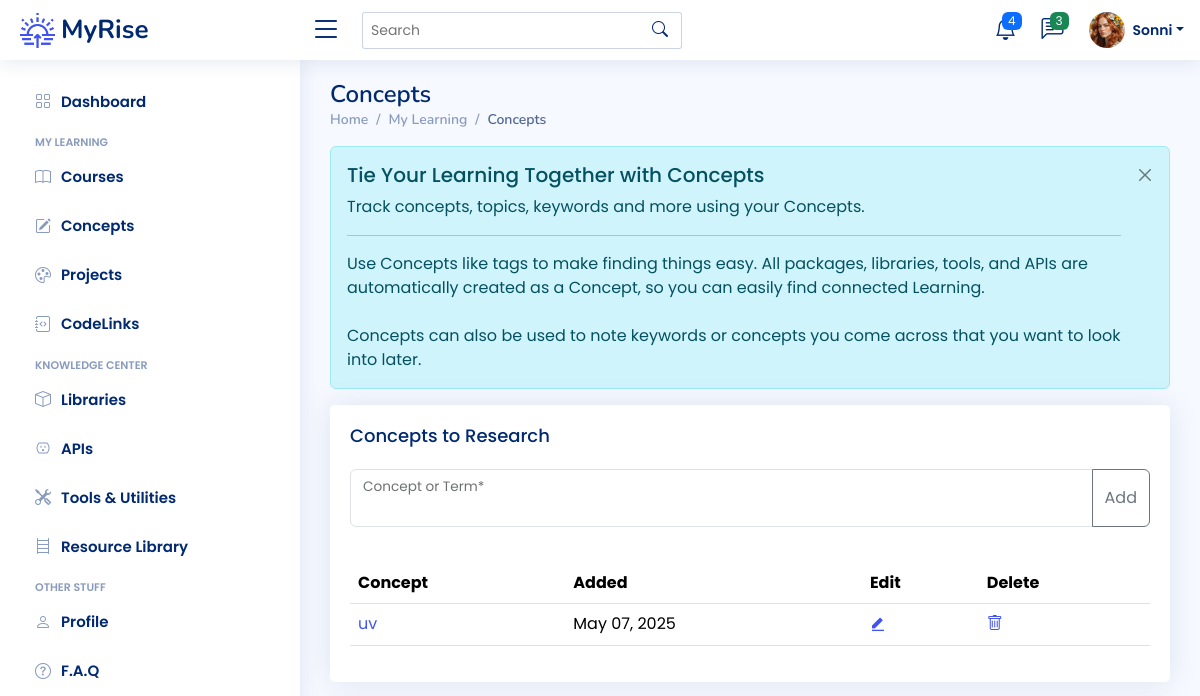
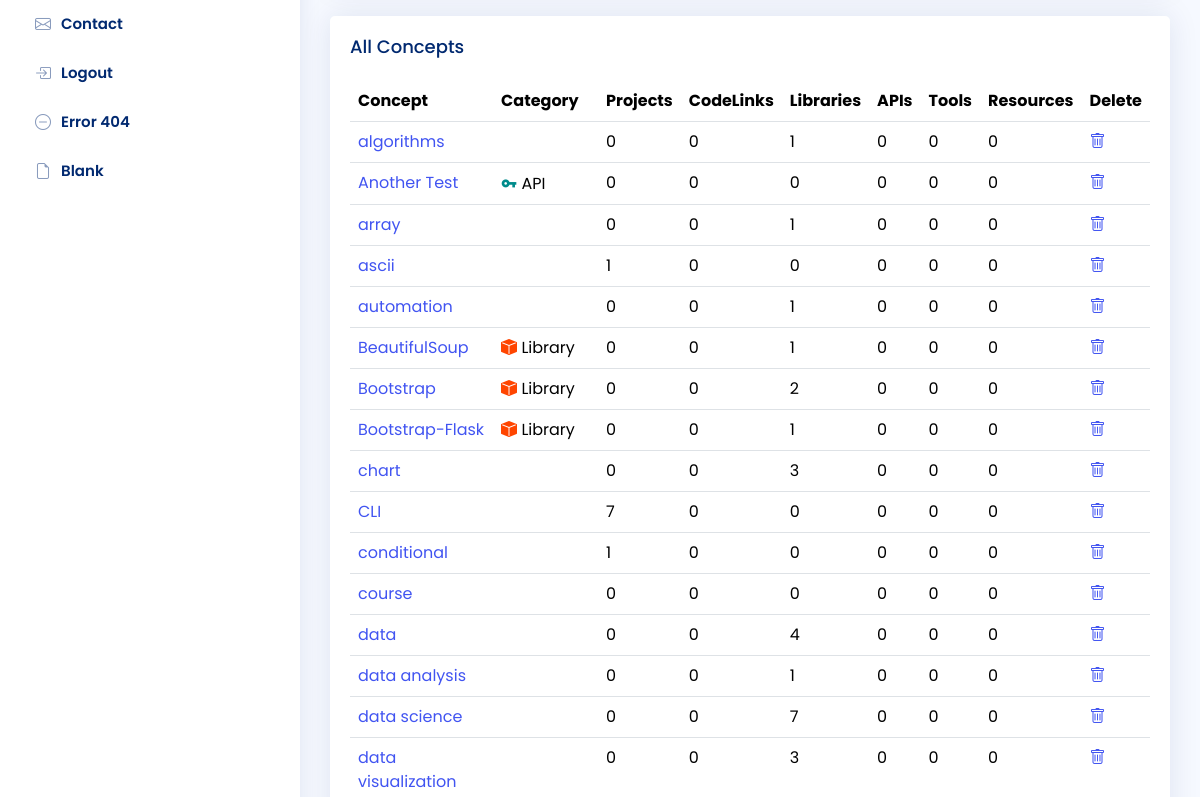
The page /concepts (signed in, upper part) on the database as committed earlier (2 pictures, top to bottom).
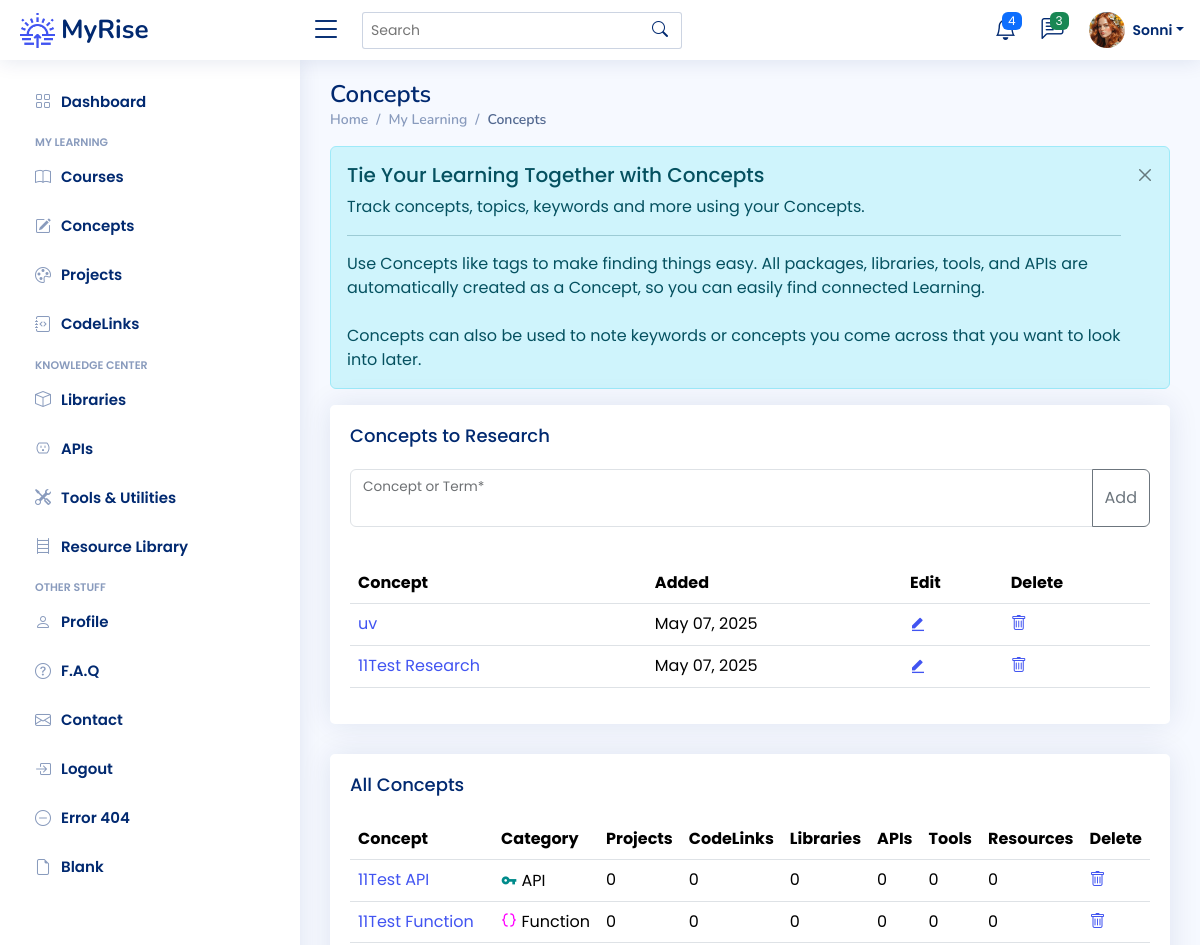
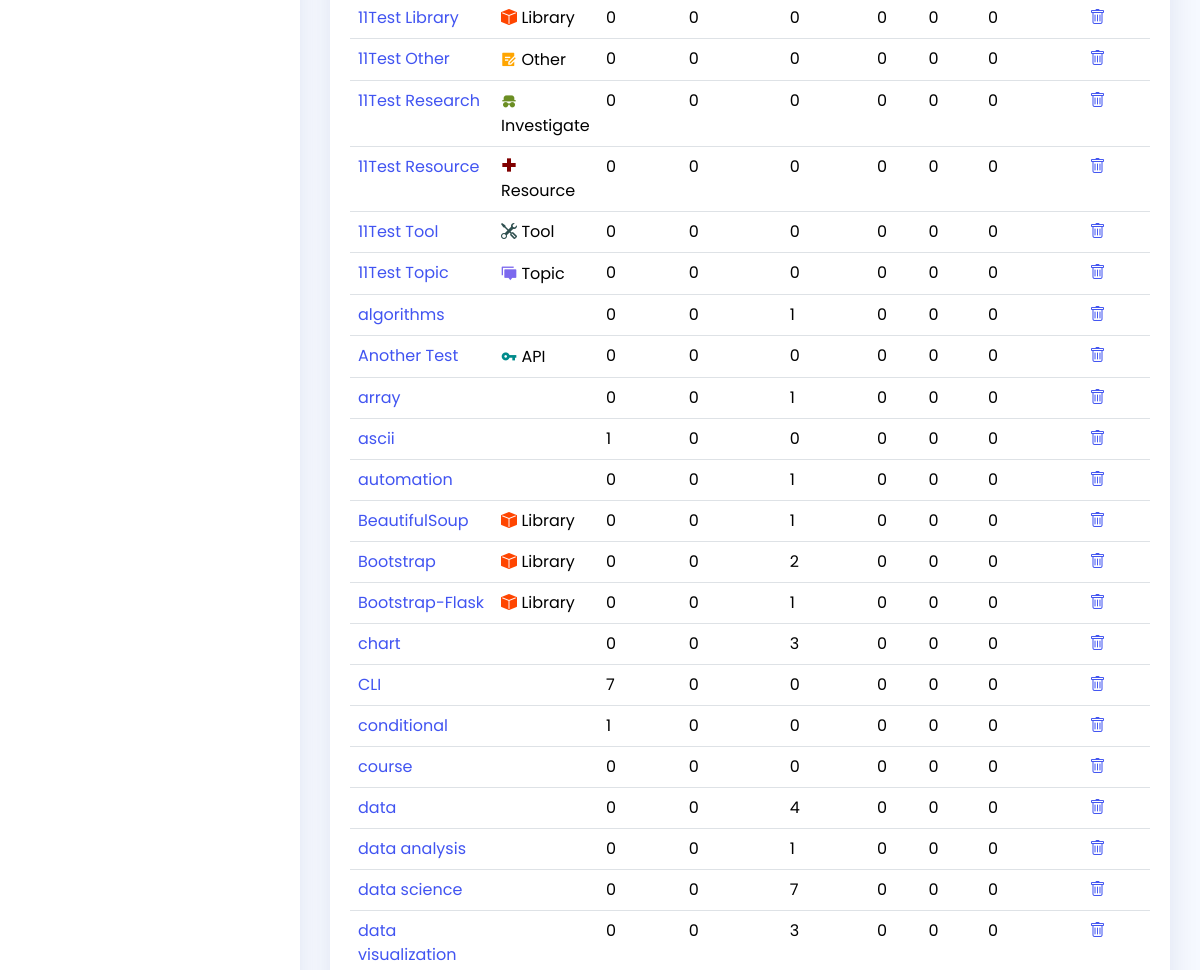
The same page on the database as committed later (2 pictures, top to bottom).
### app/models.py (models this page shows)
class User(UserMixin, db.Model):
    __tablename__ = "users"
    id: Mapped[int] = mapped_column(Integer, primary_key=True)
    email: Mapped[str] = mapped_column(String(100), unique=True)
    password: Mapped[str] = mapped_column(String(250))
    name: Mapped[str] = mapped_column(String(1000))
    display_name: Mapped[str] = mapped_column(String(1000))
    last_called_repos: Mapped[Optional[datetime.datetime]] = mapped_column(DateTime())
    latest_etag_repos: Mapped[str] = mapped_column(String(250), nullable=True)
    projects: Mapped[List["Project"]] = relationship(back_populates="user")
    events: Mapped[List["Event"]] = relationship(back_populates="user")
    courses: Mapped[List["Course"]] = relationship(back_populates="user")
    libraries: Mapped[List["Library"]] = relationship(back_populates="user")
    apis: Mapped[List["API"]] = relationship(back_populates="user")
    tools: Mapped[List["Tool"]] = relationship(back_populates="user")
    resources: Mapped[List["Resource"]] = relationship(back_populates="user")
    repos: Mapped[List["Repository"]] = relationship(back_populates="user")
    codelinks: Mapped[List["CodeLink"]] = relationship(back_populates="user")
    concepts: Mapped[List["Concept"]] = relationship('Concept', secondary=user_concept, backref='user')

class Concept(db.Model):
    __tablename__ = "concepts"
    id: Mapped[int] = mapped_column(Integer, primary_key=True)
    concept_term: Mapped[str] = mapped_column(String(50), nullable=False)
    category: Mapped[str] = mapped_column(String(100), nullable=True)
    description: Mapped[str] = mapped_column(Text, nullable=True)
    date_added: Mapped[datetime.date] = mapped_column(Date, nullable=False)

### app/routes.py (the view, shortened to what this page needs)
@app.route('/concepts', methods=["GET", "POST"])
@login_required
def concepts_page():
    get_concepts = db.session.execute(db.select(Concept).order_by(func.lower(Concept.concept_term))).scalars().all()
    get_research = db.session.execute(db.select(Concept)
                                      .where(Concept.category == "research")
                                      .order_by(Concept.date_added.desc())).scalars().all()
    concepts = [concept for concept in get_concepts]
    research_list = [concept for concept in get_research]
    form = QuickAddConcept()
    return render_template('concepts.html', concepts=concepts, badge=concept_categories, research=research_list, form=form)

### app/templates/concepts.html (shortened to what this page needs)
{% extends 'base.html' %}
{% from 'bootstrap5/form.html' import render_form %}
{% block content %}
<main id="main" class="main">
	<div class="pagetitle">
		<h1>Concepts</h1>
		<nav>
			<ol class="breadcrumb">
				<li class="breadcrumb-item"><a href="index.html">Home</a></li>
				<li class="breadcrumb-item">My Learning</li>
				<li class="breadcrumb-item active">Concepts</li>
			</ol>
		</nav>
	</div>
	<div class="alert alert-info  alert-dismissible fade show" role="alert">
		<h4 class="alert-heading">Tie Your Learning Together with Concepts</h4>
		<p>Track concepts, topics, keywords and more using your Concepts.</p>
		<hr>
		<p class="mb-0">Use Concepts like tags to make finding things easy.
			All packages, libraries, tools, and APIs are automatically created as a Concept, so you can easily find
			connected Learning.</p>
		<br>
		<p class="mb-0">Concepts can also be used to note keywords or concepts you come across that you want to look
			into later.</p>
		<button type="button" class="btn-close" data-bs-dismiss="alert" aria-label="Close"></button>
	</div>
	<section class="section">
		<div class="row">
			<div class="col-lg-12">
					<div class="col">
						<div class="card">
							<div class="card-body">
								<h5 class="card-title">Concepts to Research</h5>
								<form method="POST" class="row">
									<div class="input-group mb-3">
										<div class="form-floating">{{ form.concept_term(class="form-control") }} {{
											form.concept_term.label }}
										</div>
										<button type="submit" class="btn btn-outline-secondary">Add</button>
									</div>
								</form>
							</div>
							<div class="card-body">
								<table class="table table-hover datatable">
									<thead>
									<tr>
										<th scope="col">Concept</th>
										<th scope="col">Added</th>
										<th scope="col">Edit</th>
										<th scope="col">Delete</th>
									</tr>
									</thead>
									<tbody>
									{% for concept in research %}
									<tr>
										<td><a href="{{ url_for('concept_detail', num=concept.id) }}">{{
											concept.concept_term }}</a></td>
										<td>{{ concept.date_added.strftime("%B %d, %Y") }}</td>
										<td><a href="{{ url_for('update_concept', num=concept.id) }}"><i
												class="ri-edit-fill"></i></a></td>
										<td><a href="{{ url_for('delete_concept', num=concept.id) }}"><i
												class="bi bi-trash"></i></a></td>
									</tr>
									{% endfor %}
									</tbody>
								</table>
							</div>
						</div>
					</div>
				</div>
			</div>
	</section>
	<div class="card">
		<div class="card-body">
			<h5 class="card-title">All Concepts</h5>
			<table class="table table-hover datatable">
				<thead>
				<tr>
					<th scope="col">Concept</th>
					<th scope="col">Category</th>
					<th scope="col">Projects</th>
					<th scope="col">CodeLinks</th>
					<th scope="col">Libraries</th>
					<th scope="col">APIs</th>
					<th scope="col">Tools</th>
					<th scope="col">Resources</th>
					<th scope="col">Delete</th>
				</tr>
				</thead>
				<tbody>
				{% for concept in concepts %}
				{% set ttype = badge[concept.category] %}
				<tr>
					<td><a href="{{ url_for('concept_detail', num=concept.id ) }}">{{ concept.concept_term }}</a></td>
					{% if concept.category %}
					<td>
						<i class="{{ ttype[2] }}" style="color: {{ ttype[1] }}"></i> {{ ttype[0] }}
					</td>
					{% else %}
					<td></td>
					{% endif %}
					<td>{{ concept.projects|length }}</td>
					<td>{{ concept.codelinks|length }}</td>
					<td>{{ concept.libraries|length }}</td>
					<td>{{ concept.apis|length }}</td>
					<td>{{ concept.tools|length }}</td>
					<td>{{ concept.resources|length }}</td>
					<td><a href="{{ url_for('delete_concept', num=concept.id) }}"><i class="bi bi-trash"></i></a></td>
				</tr>
				{% endfor %}
				</tbody>
			</table>
		</div>
	</div>
</main>
{% endblock %}

### app/templates/base.html (shortened to what this page needs)
<!doctype html>
<html lang="en">
  <head>
	  {% block styling %}
		<link href="https://cdn.jsdelivr.net/npm/bootstrap@5.3.3/dist/css/bootstrap.min.css" rel="stylesheet">
	  	<link href="{{ url_for('static', filename='vendor/bootstrap/css/bootstrap.min.css') }}" rel="stylesheet">
	  	<link href="{{ url_for('static', filename='vendor/bootstrap-icons/bootstrap-icons.css') }}" rel="stylesheet">
	  	<link href="{{ url_for('static', filename='vendor/boxicons/css/boxicons.min.css') }}" rel="stylesheet">
	  	<link href="{{ url_for('static', filename='vendor/quill/quill.snow.css') }}" rel="stylesheet">
	  	<link href="{{ url_for('static', filename='vendor/quill/quill.bubble.css') }}" rel="stylesheet">
	  	<link href="{{ url_for('static', filename='vendor/remixicon/remixicon.css') }}" rel="stylesheet">
	  	<link href="{{ url_for('static', filename='vendor/simple-datatables/style.css') }}" rel="stylesheet">
	  	<link href="{{ url_for('static', filename='css/style.css' ) }}" rel="stylesheet">
    	{% endblock %}
  </head>
  <body>
  	{% include "heading.html" %}
    {% block content %}{% endblock %}
  </body>
</html>

### app/templates/heading.html (shortened to what this page needs)
{% from 'bootstrap5/nav.html' import render_nav_item %}
{% from 'bootstrap5/form.html' import render_form %}
  <header id="header" class="header fixed-top d-flex align-items-center">
    <div class="d-flex align-items-center justify-content-between">
      <a href="{{ url_for('home') }}" class="logo d-flex align-items-center">
        <img src="{{ url_for('static', filename='img/logo.png') }}" alt="sun-rise">
        <span class="d-none d-lg-block">MyRise</span>
      </a>
      <i class="bi bi-list toggle-sidebar-btn"></i>
    </div>
    <div class="search-bar">
      <form class="search-form d-flex align-items-center" method="POST" action="#">
        <input type="text" name="query" placeholder="Search" title="Enter search keyword">
        <button type="submit" title="Search"><i class="bi bi-search"></i></button>
      </form>
    </div>
    <nav class="header-nav ms-auto">
      <ul class="d-flex align-items-center">
        <li class="nav-item dropdown">
          <a class="nav-link nav-icon" href="#" data-bs-toggle="dropdown">
            <i class="bi bi-bell"></i>
            <span class="badge bg-primary badge-number">4</span>
          </a>
        </li>
        <li class="nav-item dropdown">
          <a class="nav-link nav-icon" href="#" data-bs-toggle="dropdown">
            <i class="bi bi-chat-left-text"></i>
            <span class="badge bg-success badge-number">3</span>
          </a>
        </li>
        <li class="nav-item dropdown pe-3">
          <a class="nav-link nav-profile d-flex align-items-center pe-0" href="#" data-bs-toggle="dropdown">
            <img src="{{ url_for('static', filename='img/profile-img.png') }}" alt="Profile" class="rounded-circle">
            <span class="d-none d-md-block dropdown-toggle ps-2">{{ current_user.display_name }}</span>
          </a>
        </li>
      </ul>
    </nav>
  </header>
  <aside id="sidebar" class="sidebar">
    <ul class="sidebar-nav" id="sidebar-nav">
      <li class="nav-item">
        <a class="nav-link collapsed" href="{{ url_for('home') }}">
          <i class="bi bi-grid"></i>
          <span>Dashboard</span>
        </a>
      </li>
<li class="nav-heading">My Learning</li>
	  <li class="nav-item">
        <a class="nav-link collapsed" href="{{ url_for('courses_page') }}">
          <i class="bi bi-book"></i>
          <span>Courses</span>
        </a>
      </li>
	  <li class="nav-item">
        <a class="nav-link collapsed" href="{{ url_for('concepts_page') }}">
          <i class="bi bi-pencil-square"></i>
          <span>Concepts</span>
        </a>
      </li>
	  <li class="nav-item">
        <a class="nav-link collapsed" href="{{ url_for('projects_page') }}">
          <i class="bi bi-palette"></i>
          <span>Projects</span>
        </a>
      </li>
	  <li class="nav-item">
        <a class="nav-link collapsed" href="{{ url_for('codelinks_page') }}">
          <i class="bi bi-journal-code"></i>
          <span>CodeLinks</span>
        </a>
      </li>
<li class="nav-heading">Knowledge Center</li>
	  <li class="nav-item">
        <a class="nav-link collapsed" href="{{ url_for('libraries_page') }}">
          <i class="bi bi-box"></i>
          <span>Libraries</span>
        </a>
      </li>
	  <li class="nav-item">
        <a class="nav-link collapsed" href="{{ url_for('apis_page') }}">
          <i class="bi bi-outlet"></i>
          <span>APIs</span>
        </a>
      </li>
	  <li class="nav-item">
        <a class="nav-link collapsed" href="{{ url_for('tools_page') }}">
          <i class="bi bi-tools"></i>
          <span>Tools & Utilities</span>
        </a>
      </li>
	  <li class="nav-item">
        <a class="nav-link collapsed" href="{{ url_for('resources_page') }}">
          <i class="bi bi-bookshelf"></i>
          <span>Resource Library</span>
        </a>
      </li>
	<li class="nav-heading">Other Stuff</li>
      <li class="nav-item">
        <a class="nav-link collapsed" href="{{ url_for('profile') }}">
          <i class="bi bi-person"></i>
          <span>Profile</span>
        </a>
      </li>
      <li class="nav-item">
        <a class="nav-link collapsed" href="{{ url_for('faq') }}">
          <i class="bi bi-question-circle"></i>
          <span>F.A.Q</span>
        </a>
	  </li>
      <li class="nav-item">
        <a class="nav-link collapsed" href="{{ url_for('contact') }}">
          <i class="bi bi-envelope"></i>
          <span>Contact</span>
        </a>
      </li>
	{% if not current_user.is_authenticated %}
      <li class="nav-item">
        <a class="nav-link collapsed" href="{{ url_for('register') }}">
          <i class="bi bi-card-list"></i>
          <span>Register</span>
        </a>
      </li>
      <li class="nav-item">
        <a class="nav-link collapsed" href="{{ url_for('login') }}">
          <i class="bi bi-box-arrow-in-right"></i>
          <span>Login</span>
        </a>
      </li>
	{% else %}
		<li class="nav-item">
        <a class="nav-link collapsed" href="{{ url_for('logout') }}">
          <i class="bi bi-box-arrow-in-right"></i>
          <span>Logout</span>
        </a>
      </li>
	{% endif %}
      <li class="nav-item">
        <a class="nav-link collapsed" href="pages-error-404.html">
          <i class="bi bi-dash-circle"></i>
          <span>Error 404</span>
        </a>
      </li>
      <li class="nav-item">
        <a class="nav-link collapsed" href="pages-blank.html">
          <i class="bi bi-file-earmark"></i>
          <span>Blank</span>
        </a>
      </li>
    </ul>
  </aside>

Rows that differ between the two databases and show on the page:
added Concept: concept_term "11Test Research", date_added "May 07, 2025", ttype "Investigate", projects|length "0", codelinks|length "0", libraries|length "0", apis|length "0", tools|length "0", resources|length "0"
added Concept: concept_term "11Test API", category "API", projects|length "0", codelinks|length "0", libraries|length "0", apis|length "0", tools|length "0", resources|length "0", shown under "All Concepts"
added Concept: concept_term "11Test Function", category "Function", projects|length "0", codelinks|length "0", libraries|length "0", apis|length "0", tools|length "0", resources|length "0", shown under "All Concepts"
added Concept: concept_term "11Test Library", category "Library", projects|length "0", codelinks|length "0", libraries|length "0", apis|length "0", tools|length "0", resources|length "0", shown under "All Concepts"
added Concept: concept_term "11Test Other", category "Other", projects|length "0", codelinks|length "0", libraries|length "0", apis|length "0", tools|length "0", resources|length "0", shown under "All Concepts"
added Concept: concept_term "11Test Resource", category "Resource", projects|length "0", codelinks|length "0", libraries|length "0", apis|length "0", tools|length "0", resources|length "0", shown under "All Concepts"
added Concept: concept_term "11Test Tool", category "Tool", projects|length "0", codelinks|length "0", libraries|length "0", apis|length "0", tools|length "0", resources|length "0", shown under "All Concepts"
added Concept: concept_term "11Test Topic", category "Topic", projects|length "0", codelinks|length "0", libraries|length "0", apis|length "0", tools|length "0", resources|length "0", shown under "All Concepts"
